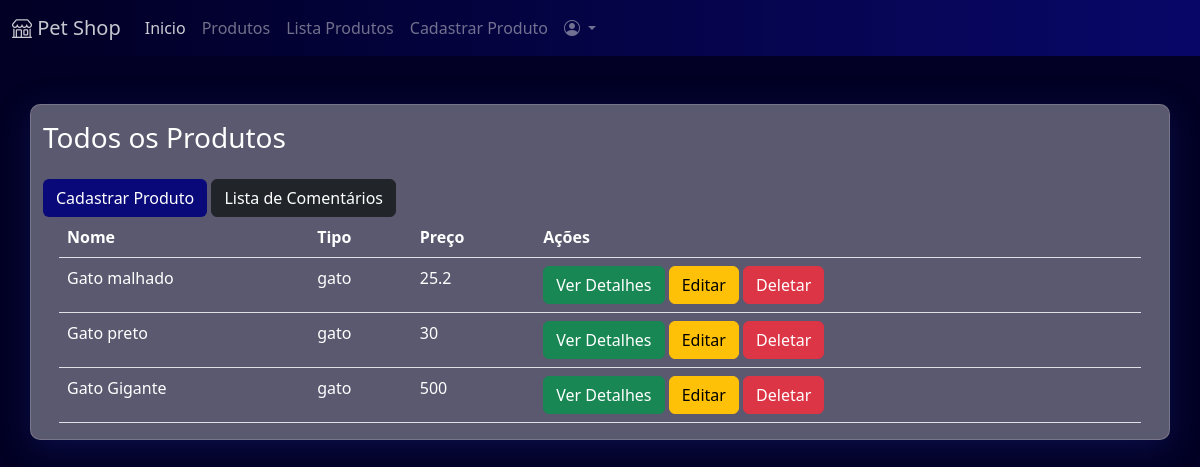
/produtos/listaprodutos.php, run on an earlier commit of the app's database.
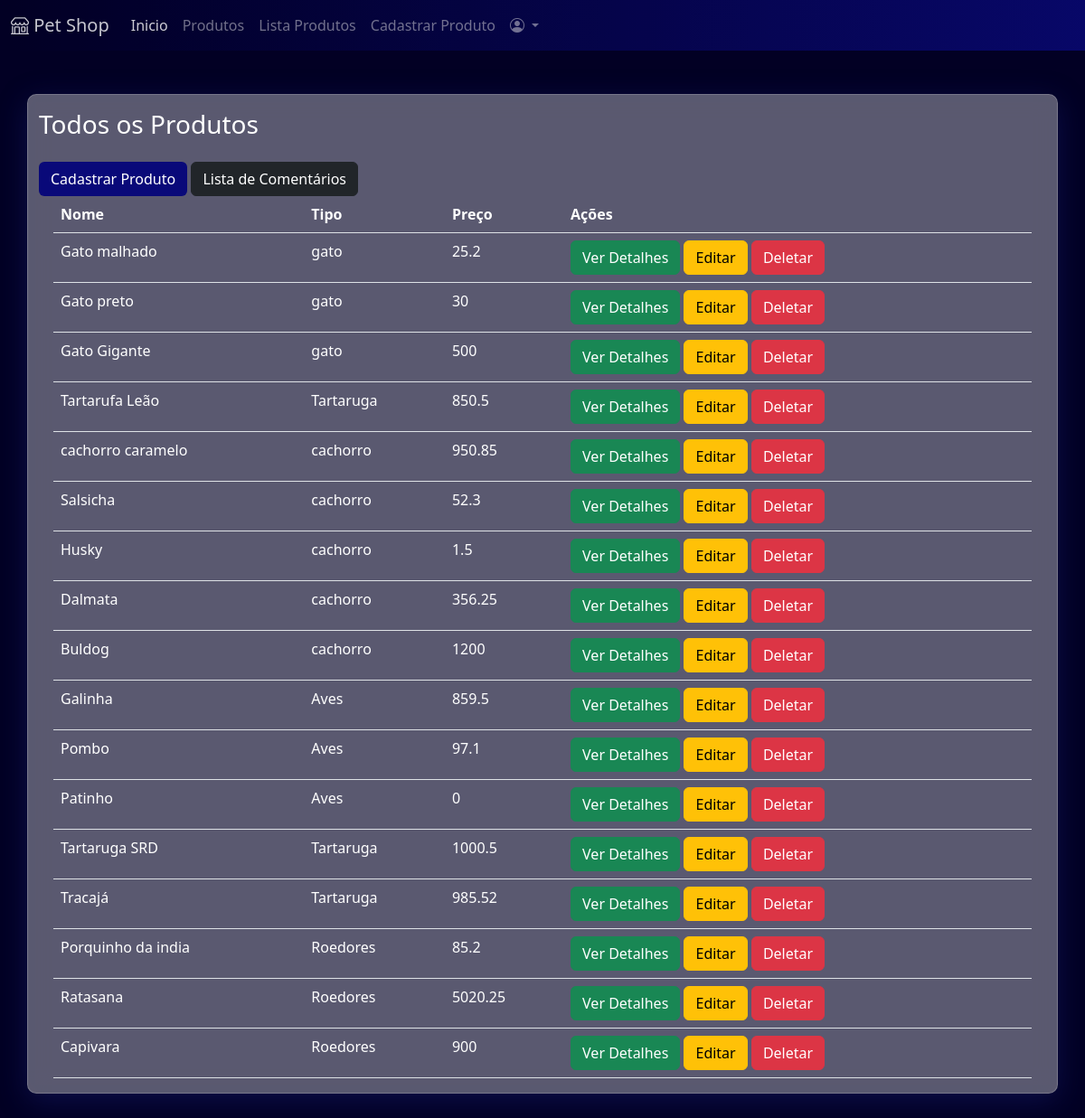
And on a later commit of the database.
### tables this page shows
CREATE TABLE produtos(
id INTEGER PRIMARY KEY AUTOINCREMENT,
nome TEXT,
tipo TEXT,
descricao TEXT,
preco REAL,
quantidade INTEGER,
imagem TEXT
);

### produtos/listaprodutos.php (the view)
<?php
include '../configuracao/conexao.php';
include '../componentes/header.php';
$todosProdutos = "SELECT * FROM produtos";
$Produtos = $db->query($todosProdutos);
?>
<section class="py-5">
  <div class="container efeito-vidro">
    <div class="py-3">
      <h3>
        Todos os Produtos
      </h3>
    </div>
    <div>
      <a href="cadastro.php" class="btn btn-blue">Cadastrar Produto</a>
      <a href="../comentarios/lista.php" class="btn btn-dark">Lista de Comentários</a>
    </div>
    <div class="table-responsive px-3">
      <table class="table text-white">
        <thead>
          <tr>
            <th>Nome</th>
            <th>Tipo</th>
            <th>Preço</th>
            <th>Ações</th>
          </tr>
        </thead>
        <tbody>
          <?php
          while ($produto = $Produtos->fetchArray()) {
          ?>
            <tr>
              <td><?php echo $produto['nome'] ?></td>
              <td><?php echo $produto['tipo'] ?></td>
              <td><?php echo $produto['preco'] ?></td>
              <td>
                <a href="item.php?u_id=<?php echo $produto['id']; ?>" class="btn btn-success">Ver Detalhes</a>
                <a href="./editarproduto.php?id=<?php echo $produto['id']; ?>" class="btn btn-warning">Editar</a>
                <a href="delete.php?u_id=<?php echo $produto['id']; ?>" class="btn btn-danger">Deletar</a>
              </td>
            </tr>
          <?php
          }
          ?>
        </tbody>
      </table>
    </div>
  </div>
</section>
<?php
include '../componentes/footer.php';
?>

### componentes/header.php (shortened to what this page needs)
<!doctype html>
<html lang="pt-br">
<head>
  <link href="https://cdn.jsdelivr.net/npm/bootstrap@5.2.1/dist/css/bootstrap.min.css" rel="stylesheet">
  <link rel="stylesheet" href="https://cdn.jsdelivr.net/npm/bootstrap-icons@1.9.1/font/bootstrap-icons.css">
  <link rel="stylesheet" href="../componentes/estilo.css">
</head>
<body class="bg-2">
  <nav  class="navbar navbar-expand-lg bg-1 navbar-dark opacidade sticky-top">
    <div class="container-fluid">
      <a class="navbar-brand" href="#">
        <i class="bi bi-shop"></i>
        <span class="text-light">Pet Shop</span>
      </a>
      <div class="collapse navbar-collapse" id="navbarSupportedContent">
        <ul class="navbar-nav me-auto mb-2 mb-lg-0">
          <li class="nav-item">
            <a class="nav-link active" aria-current="page" href="../index.php">Inicio</a>
          </li>
          <li class="nav-item">
            <a class="nav-link" href="../produtos/categorias.php">Produtos</a>
          </li>
          <li class="nav-item">
            <a class="nav-link" href="../produtos/listaprodutos.php">Lista Produtos</a>
          </li>
          <li class="nav-item">
            <a class="nav-link" href="../produtos/cadastro.php" >Cadastrar Produto</a>
          </li>
          <li class="nav-item dropdown">
            <a class="nav-link dropdown-toggle" href="#" role="button" data-bs-toggle="dropdown" aria-expanded="false">
              <i class="bi bi-person-circle"></i>
            </a>
          </li>
        </ul>
      </div>
    </div>
  </nav>

### componentes/footer.php (shortened to what this page needs)
</body>
</html>

### componentes/estilo.css (style rules this page uses)
.bg-1 { background-image: linear-gradient(to right, #020024, #090979); }
.opacidade { opacity: 0.8; }
.bg-2 { background-color: #020024; }
.efeito-vidro { background: rgba(255, 255, 255, 0.35); box-shadow: 0 8px 32px 0 rgba(31, 38, 135, 0.37); backdrop-filter: blur(13.5px); -webkit-backdrop-filter: blur(13.5px); border-radius: 10px; border: 1px solid rgba(255, 255, 255, 0.18); color: #fff; }
.btn-blue { background-color: #090979; color: #fff; }

What changed in the data, as far as the page shows it:
added produtos: nome "Tartarufa Leão", tipo "Tartaruga", preco "850.5"
added produtos: nome "cachorro caramelo", tipo "cachorro", preco "950.85"
added produtos: nome "Salsicha", tipo "cachorro", preco "52.3"
added produtos: nome "Husky", tipo "cachorro", preco "1.5"
added produtos: nome "Dalmata", tipo "cachorro", preco "356.25"
added produtos: nome "Buldog", tipo "cachorro", preco "1200"
added produtos: nome "Galinha", tipo "Aves", preco "859.5"
added produtos: nome "Pombo", tipo "Aves", preco "97.1"
added produtos: nome "Patinho", tipo "Aves", preco "0"
added produtos: nome "Tartaruga SRD", tipo "Tartaruga", preco "1000.5"
added produtos: nome "Tracajá", tipo "Tartaruga", preco "985.52"
added produtos: nome "Porquinho da india", tipo "Roedores", preco "85.2"
added produtos: nome "Ratasana", tipo "Roedores", preco "5020.25"
added produtos: nome "Capivara", tipo "Roedores", preco "900"
